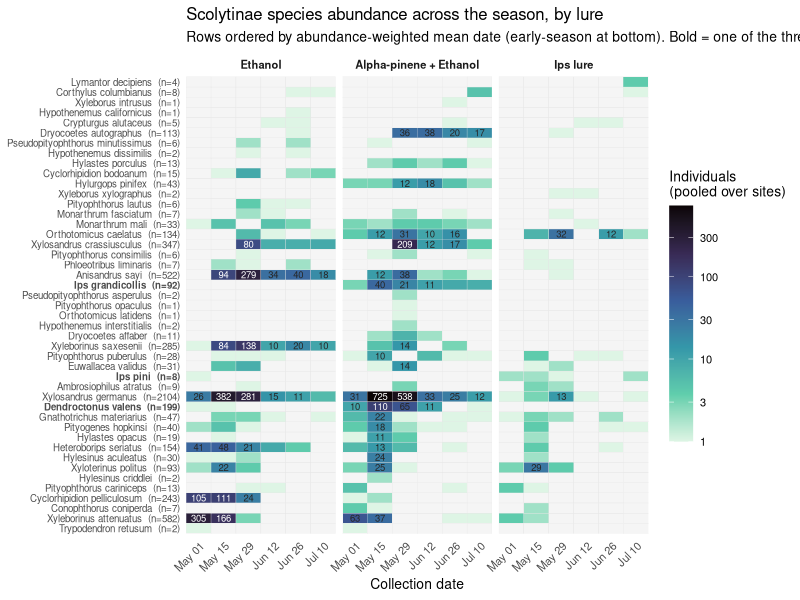
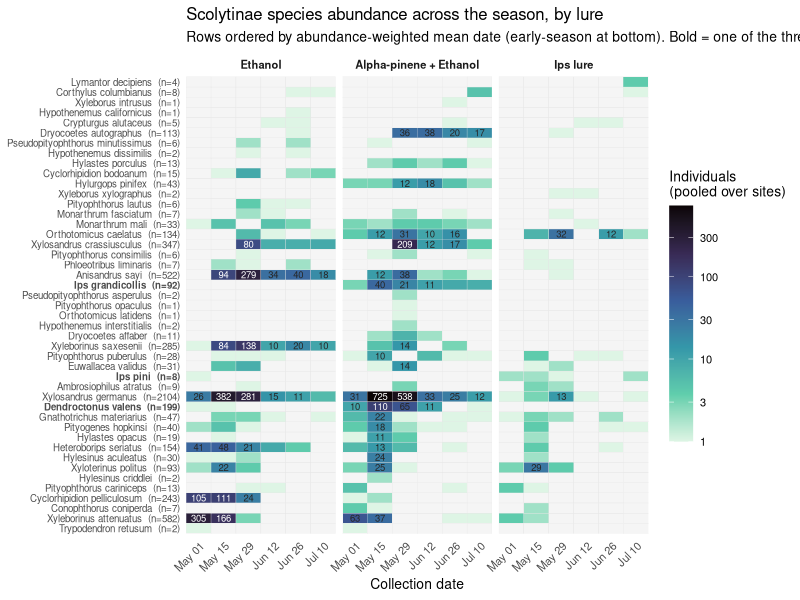
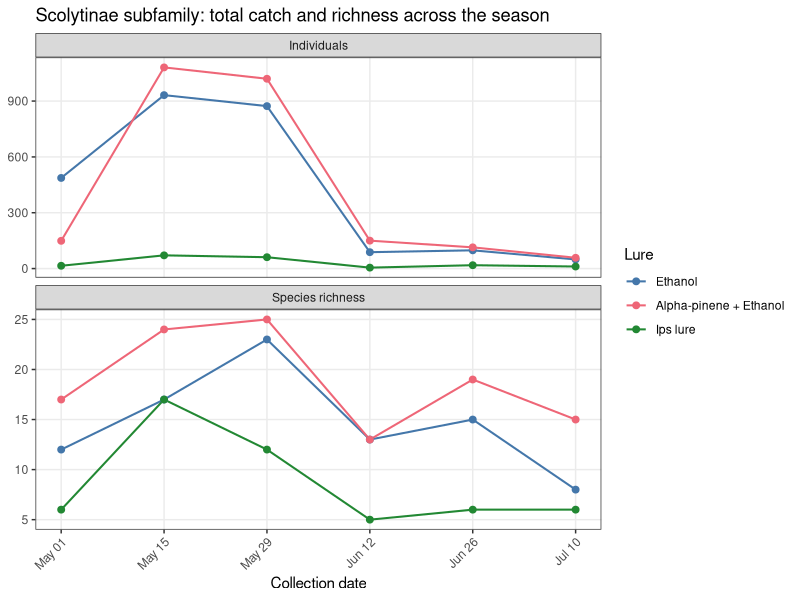
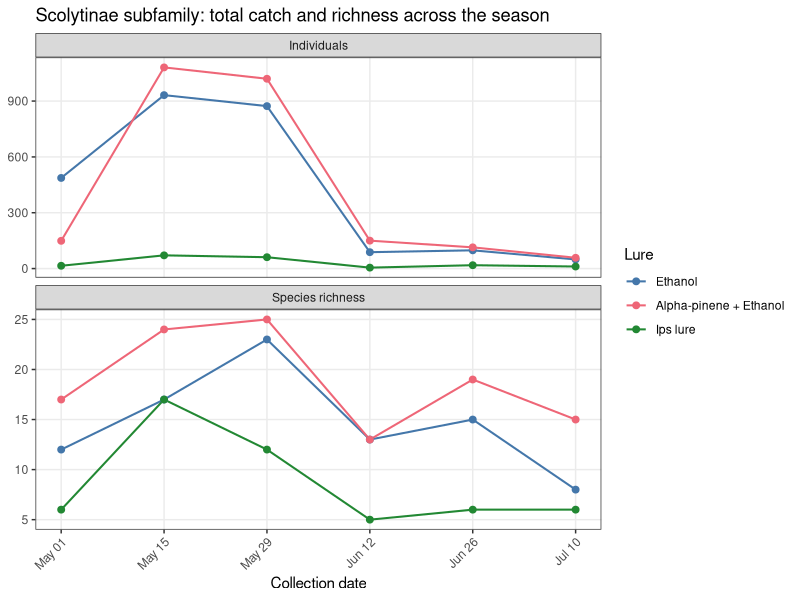

The R script that drew these images, in order:
##############################################################################
# Scolytinae species abundance across the season
#
# Extends target_genus_phenology.R (Ips + Dendroctonus only) to EVERY species
# in the subfamily Scolytinae -- the bark/ambrosia beetles, the group the EDRR
# traps are really sampling. The three original target species (Ips
# grandicollis, Ips pini, Dendroctonus valens) are a subset of what is plotted
# here; target_genus_phenology.R is kept as the focused two-genus view.
#
# Outputs:
#   - species x date abundance heat map, faceted by lure (all 45 Scolytinae
#     species; rows ordered by abundance-weighted mean collection date, so the
#     plot reads as an early-to-late-season progression)
#   - subfamily-level totals: individuals and species richness per date x lure
#
# Counts are pooled across the four sites (one trap per site x lure). Data
# source: data/2024_insect_data/EDRRPatho_NHTraps_InsectData_MFD.csv (raw
# long-format trap catch).
#
# Lure codes: E = Ethanol, EA = Alpha-pinene + Ethanol, I = Ips lure.
##############################################################################

library(dplyr)
library(tidyr)
library(ggplot2)
library(lubridate)

out_fig_dir  <- "figures/insect_exploratory/scolytinae"
out_data_dir <- "data/insect_exploratory/scolytinae"
dir.create(out_fig_dir,  showWarnings = FALSE, recursive = TRUE)
dir.create(out_data_dir, showWarnings = FALSE, recursive = TRUE)

targets <- c("Ips grandicollis", "Ips pini", "Dendroctonus valens")

lure_levels <- c("E", "EA", "I")
lure_labels <- c(E  = "Ethanol",
                 EA = "Alpha-pinene + Ethanol",
                 I  = "Ips lure")

## ---- 1. Load + tidy the raw long-format trap catch --------------------------

dat <- read.csv("data/2024_insect_data/EDRRPatho_NHTraps_InsectData_MFD.csv",
                check.names = FALSE)
names(dat) <- make.names(names(dat))
dat <- dat %>% filter(!is.na(Trap.Code), Trap.Code != "")
dat[dat == ""] <- NA
dat <- dat %>%
  mutate(date  = mdy(Collection.Date),
         Count = suppressWarnings(as.numeric(Count)))
n_blank <- sum(is.na(dat$Count))
if (n_blank > 0) {
  cat("Dropping", n_blank, "catch record(s) with no Count entered.\n")
  dat <- dat %>% filter(!is.na(Count))
}
stopifnot(!any(is.na(dat$date)))

## ---- 2. Restrict to Scolytinae -------------------------------------------

scol <- dat %>% filter(Subfamily == "Scolytinae")
stopifnot(all(!is.na(scol$Species)))          # every Scolytinae record is ID'd to species
cat(n_distinct(scol$Species), "Scolytinae species,",
    sum(scol$Count), "individuals, across",
    n_distinct(scol$Genus), "genera.\n")

all_dates <- sort(unique(dat$date))

## ---- 3. Pool across sites: per species x lure x date -----------------------

summ <- scol %>%
  group_by(Genus, Species, Lure, date) %>%
  summarise(n_individuals = sum(Count), .groups = "drop")

grid <- expand_grid(Species = unique(scol$Species),
                    Lure    = lure_levels,
                    date    = all_dates) %>%
  left_join(distinct(scol, Genus, Species), by = "Species")

summ <- grid %>%
  left_join(summ, by = c("Genus", "Species", "Lure", "date")) %>%
  mutate(n_individuals = replace_na(n_individuals, 0),
         Lure_lab = factor(lure_labels[Lure], levels = lure_labels[lure_levels]))

# species order: abundance-weighted mean collection date (early -> late)
sp_phen <- summ %>%
  group_by(Species) %>%
  summarise(total = sum(n_individuals),
            peak_day = if (sum(n_individuals) > 0)
              as.numeric(weighted.mean(date, n_individuals)) else NA_real_,
            .groups = "drop") %>%
  arrange(peak_day)                # earliest first -> earliest at bottom (y is drawn bottom-up)
summ <- summ %>%
  mutate(Species = factor(Species, levels = sp_phen$Species),
         sp_label = factor(paste0(Species, "  (n=", sp_phen$total[match(Species, sp_phen$Species)], ")"),
                           levels = paste0(sp_phen$Species, "  (n=", sp_phen$total, ")")),
         is_target = Species %in% targets)

write.csv(summ %>%
            select(Genus, Species, Lure, Lure_lab, date, n_individuals) %>%
            arrange(Species, Lure, date),
          file.path(out_data_dir, "scolytinae_species_abundance_by_date_lure.csv"),
          row.names = FALSE)
write.csv(sp_phen, file.path(out_data_dir, "scolytinae_species_phenology_order.csv"),
          row.names = FALSE)

## ---- 4. Heat map: species x date, faceted by lure ------------------------

hm <- summ %>% mutate(
  fill_val = ifelse(n_individuals > 0, log10(n_individuals), NA_real_),
  date_lab = factor(format(date, "%b %d"), levels = format(all_dates, "%b %d")))

brk <- c(1, 3, 10, 30, 100, 300, 1000)
p_hm <- ggplot(hm, aes(date_lab, sp_label, fill = fill_val)) +
  geom_tile(colour = "grey90") +
  geom_text(data = subset(hm, n_individuals >= 10),
            aes(label = n_individuals, colour = n_individuals >= 80), size = 2.4) +
  scale_colour_manual(values = c(`TRUE` = "white", `FALSE` = "grey15"), guide = "none") +
  facet_wrap(~ Lure_lab, nrow = 1) +
  scale_fill_viridis_c(option = "mako", direction = -1, na.value = "grey96",
                       breaks = log10(brk), labels = brk,
                       name = "Individuals\n(pooled over sites)") +
  scale_x_discrete(expand = c(0, 0)) +
  labs(x = "Collection date", y = NULL,
       title = "Scolytinae species abundance across the season, by lure",
       subtitle = paste("Rows ordered by abundance-weighted mean date (early-season at bottom).",
                        "Bold = one of the three original target species.")) +
  theme_minimal(base_size = 10) +
  theme(panel.grid = element_blank(),
        axis.text.x = element_text(angle = 45, hjust = 1),
        axis.text.y = element_text(size = 7,
                     face = ifelse(levels(hm$sp_label) %in%
                                   hm$sp_label[hm$is_target], "bold", "plain")),
        strip.text = element_text(face = "bold"),
        legend.key.height = unit(1.2, "cm"))

ggsave(file.path(out_fig_dir, "scolytinae_species_abundance_heatmap.png"),
       p_hm, width = 11, height = 9, dpi = 150)
ggsave(file.path(out_fig_dir, "scolytinae_species_abundance_heatmap.pdf"),
       p_hm, width = 11, height = 9)

## ---- 5. Subfamily-level totals per date x lure --------------------------

tot <- scol %>%
  group_by(Lure, date) %>%
  summarise(n_individuals = sum(Count),
            n_species     = n_distinct(Species), .groups = "drop")
tot <- expand_grid(Lure = lure_levels, date = all_dates) %>%
  left_join(tot, by = c("Lure", "date")) %>%
  mutate(across(c(n_individuals, n_species), ~replace_na(.x, 0)),
         Lure_lab = factor(lure_labels[Lure], levels = lure_labels[lure_levels]))

write.csv(tot %>% select(Lure, Lure_lab, date, n_species, n_individuals),
          file.path(out_data_dir, "scolytinae_subfamily_totals_by_date_lure.csv"),
          row.names = FALSE)

tot_long <- tot %>%
  pivot_longer(c(n_individuals, n_species), names_to = "metric", values_to = "value") %>%
  mutate(metric = recode(metric, n_individuals = "Individuals", n_species = "Species richness"),
         metric = factor(metric, levels = c("Individuals", "Species richness")))

p_tot <- ggplot(tot_long, aes(date, value, colour = Lure_lab, group = Lure_lab)) +
  geom_line(linewidth = 0.7) + geom_point(size = 2) +
  facet_wrap(~ metric, scales = "free_y", ncol = 1) +
  scale_colour_manual(values = c("#4477AA", "#EE6677", "#228833"), name = "Lure") +
  scale_x_date(date_labels = "%b %d", breaks = all_dates) +
  labs(x = "Collection date", y = NULL,
       title = "Scolytinae subfamily: total catch and richness across the season") +
  theme_bw() +
  theme(axis.text.x = element_text(angle = 45, hjust = 1),
        panel.grid.minor = element_blank())

ggsave(file.path(out_fig_dir, "scolytinae_subfamily_totals_by_lure.png"),
       p_tot, width = 8, height = 6, dpi = 150)
ggsave(file.path(out_fig_dir, "scolytinae_subfamily_totals_by_lure.pdf"),
       p_tot, width = 8, height = 6)

cat("\nDone. Outputs in", out_data_dir, "and", out_fig_dir, "\n")
